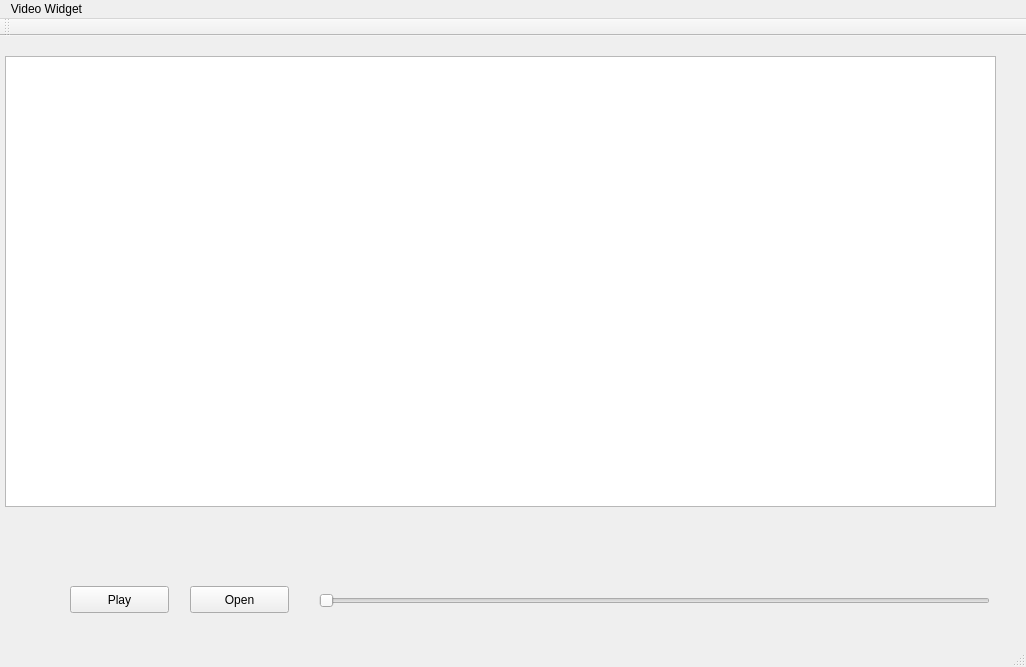
<?xml version="1.0" encoding="UTF-8"?>
<ui version="4.0">
 <class>MainWindow</class>
 <widget class="QMainWindow" name="MainWindow">
  <property name="geometry">
   <rect>
    <x>0</x>
    <y>0</y>
    <width>1026</width>
    <height>667</height>
   </rect>
  </property>
  <property name="windowTitle">
   <string>MainWindow</string>
  </property>
  <widget class="QWidget" name="centralWidget">
   <widget class="QPushButton" name="play">
    <property name="geometry">
     <rect>
      <x>70</x>
      <y>550</y>
      <width>99</width>
      <height>27</height>
     </rect>
    </property>
    <property name="text">
     <string>Play</string>
    </property>
   </widget>
   <widget class="QPushButton" name="pushButton_2">
    <property name="geometry">
     <rect>
      <x>190</x>
      <y>550</y>
      <width>99</width>
      <height>27</height>
     </rect>
    </property>
    <property name="text">
     <string>Open</string>
    </property>
   </widget>
   <widget class="QGraphicsView" name="graphicsView">
    <property name="geometry">
     <rect>
      <x>5</x>
      <y>20</y>
      <width>991</width>
      <height>451</height>
     </rect>
    </property>
   </widget>
   <widget class="QSlider" name="horizontalSlider">
    <property name="geometry">
     <rect>
      <x>319</x>
      <y>550</y>
      <width>671</width>
      <height>29</height>
     </rect>
    </property>
    <property name="orientation">
     <enum>Qt::Horizontal</enum>
    </property>
   </widget>
  </widget>
  <widget class="QMenuBar" name="menuBar">
   <property name="geometry">
    <rect>
     <x>0</x>
     <y>0</y>
     <width>1026</width>
     <height>25</height>
    </rect>
   </property>
   <widget class="QMenu" name="menuVideo_Widget">
    <property name="title">
     <string>Video Widget</string>
    </property>
   </widget>
   <addaction name="menuVideo_Widget"/>
  </widget>
  <widget class="QToolBar" name="mainToolBar">
   <attribute name="toolBarArea">
    <enum>TopToolBarArea</enum>
   </attribute>
   <attribute name="toolBarBreak">
    <bool>false</bool>
   </attribute>
  </widget>
  <widget class="QStatusBar" name="statusBar"/>
 </widget>
 <layoutdefault spacing="6" margin="11"/>
 <resources/>
 <connections/>
</ui>
